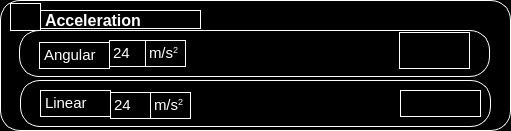
     <widget class="QWidget" name="widget_15" native="true">
      <property name="geometry">
       <rect>
        <x>10</x>
        <y>90</y>
        <width>511</width>
        <height>131</height>
       </rect>
      </property>
      <property name="styleSheet">
       <string notr="true">background-color:rgb(0, 0, 0);
border-color: rgb(243, 243, 243);
border-radius: 20px ;
border-width: 5rem;
border: 1px solid  rgb(255, 255, 255);</string>
      </property>
      <widget class="QLabel" name="label_6">
       <property name="geometry">
        <rect>
         <x>10</x>
         <y>0</y>
         <width>31</width>
         <height>31</height>
        </rect>
       </property>
       <property name="styleSheet">
        <string notr="true">image: url(:/newPrefix/Acceleration.jpg);
border: 1rem solid black;
margin-top: 3px;

</string>
       </property>
       <property name="text">
        <string/>
       </property>
      </widget>
      <widget class="QLabel" name="label_14">
       <property name="geometry">
        <rect>
         <x>40</x>
         <y>10</y>
         <width>161</width>
         <height>21</height>
        </rect>
       </property>
       <property name="styleSheet">
        <string notr="true">border: 1rem solid black;
font-family: 'Courier New';
font-style: normal;
font-weight: 700;
font-size: 16px;
line-height: 18px;
color: #F6F7FA;
margin-bottom: 2px;
padding-right:2px;
</string>
       </property>
       <property name="text">
        <string>&lt;html&gt;&lt;head/&gt;&lt;body&gt;&lt;p&gt;&lt;span style=&quot; font-size:12pt; font-weight:600; color:#ffffff;&quot;&gt;Acceleration&lt;/span&gt;&lt;/p&gt;&lt;/body&gt;&lt;/html&gt;</string>
       </property>
      </widget>
      <widget class="QWidget" name="widget_27" native="true">
       <property name="geometry">
        <rect>
         <x>19</x>
         <y>30</y>
         <width>471</width>
         <height>51</height>
        </rect>
       </property>
       <property name="styleSheet">
        <string notr="true">margin-bottom: 4px;</string>
       </property>
       <widget class="QLabel" name="label_94">
        <property name="geometry">
         <rect>
          <x>20</x>
          <y>12</y>
          <width>71</width>
          <height>31</height>
         </rect>
        </property>
        <property name="styleSheet">
         <string notr="true">border: 1rem solid black;
font-family: 'Courier New';
font-style: normal;
font-weight: 400;
font-size: 16px;
line-height: 18px;
color: #F6F7FA;</string>
        </property>
        <property name="text">
         <string>&lt;html&gt;&lt;head/&gt;&lt;body&gt;&lt;p&gt;&lt;span style=&quot; font-size:11pt; color:#ffffff;&quot;&gt;Angular&lt;/span&gt;&lt;/p&gt;&lt;/body&gt;&lt;/html&gt;</string>
        </property>
       </widget>
       <widget class="QLabel" name="label_96">
        <property name="geometry">
         <rect>
          <x>90</x>
          <y>10</y>
          <width>41</width>
          <height>31</height>
         </rect>
        </property>
        <property name="styleSheet">
         <string notr="true">border: 1rem solid black;</string>
        </property>
        <property name="text">
         <string>&lt;html&gt;&lt;head/&gt;&lt;body&gt;&lt;p&gt;&lt;span style=&quot; font-size:11pt; color:#ffffff;&quot;&gt;24&lt;/span&gt;&lt;/p&gt;&lt;/body&gt;&lt;/html&gt;</string>
        </property>
       </widget>
       <widget class="QLabel" name="label_98">
        <property name="geometry">
         <rect>
          <x>126</x>
          <y>10</y>
          <width>41</width>
          <height>31</height>
         </rect>
        </property>
        <property name="styleSheet">
         <string notr="true">border: 1rem solid black;</string>
        </property>
        <property name="text">
         <string>&lt;html&gt;&lt;head/&gt;&lt;body&gt;&lt;p&gt;&lt;span style=&quot; font-size:11pt; color:#ffffff;&quot;&gt;m/s&lt;/span&gt;&lt;span style=&quot; font-size:11pt; color:#ffffff; vertical-align:super;&quot;&gt;2&lt;/span&gt;&lt;/p&gt;&lt;/body&gt;&lt;/html&gt;</string>
        </property>
       </widget>
       <widget class="QLabel" name="label_119">
        <property name="geometry">
         <rect>
          <x>380</x>
          <y>2</y>
          <width>71</width>
          <height>41</height>
         </rect>
        </property>
        <property name="styleSheet">
         <string notr="true">border: 1rem solid black;</string>
        </property>
        <property name="text">
         <string/>
        </property>
       </widget>
      </widget>
      <widget class="QWidget" name="widget_28" native="true">
       <property name="geometry">
        <rect>
         <x>20</x>
         <y>80</y>
         <width>471</width>
         <height>51</height>
        </rect>
       </property>
       <property name="styleSheet">
        <string notr="true">margin-bottom: 4px;</string>
       </property>
       <widget class="QLabel" name="label_95">
        <property name="geometry">
         <rect>
          <x>20</x>
          <y>10</y>
          <width>71</width>
          <height>31</height>
         </rect>
        </property>
        <property name="styleSheet">
         <string notr="true">border: 1rem solid black;
font-family: 'Courier New';
font-style: normal;
font-weight: 400;
font-size: 16px;
line-height: 18px;
color: #F6F7FA;</string>
        </property>
        <property name="text">
         <string>&lt;html&gt;&lt;head/&gt;&lt;body&gt;&lt;p&gt;&lt;span style=&quot; font-size:11pt; color:#ffffff;&quot;&gt;Linear&lt;/span&gt;&lt;/p&gt;&lt;/body&gt;&lt;/html&gt;</string>
        </property>
       </widget>
       <widget class="QLabel" name="label_97">
        <property name="geometry">
         <rect>
          <x>90</x>
          <y>12</y>
          <width>41</width>
          <height>31</height>
         </rect>
        </property>
        <property name="styleSheet">
         <string notr="true">border: 1rem solid black;</string>
        </property>
        <property name="text">
         <string>&lt;html&gt;&lt;head/&gt;&lt;body&gt;&lt;p&gt;&lt;span style=&quot; font-size:11pt; color:#ffffff;&quot;&gt;24&lt;/span&gt;&lt;/p&gt;&lt;/body&gt;&lt;/html&gt;</string>
        </property>
       </widget>
       <widget class="QLabel" name="label_99">
        <property name="geometry">
         <rect>
          <x>130</x>
          <y>10</y>
          <width>41</width>
          <height>41</height>
         </rect>
        </property>
        <property name="styleSheet">
         <string notr="true">margin-top:2px;
margin-bottom:12px;
border: 1rem solid black;</string>
        </property>
        <property name="text">
         <string>&lt;html&gt;&lt;head/&gt;&lt;body&gt;&lt;p&gt;&lt;span style=&quot; font-size:11pt; color:#ffffff;&quot;&gt;m/s&lt;/span&gt;&lt;span style=&quot; font-size:11pt; color:#ffffff; vertical-align:super;&quot;&gt;2&lt;/span&gt;&lt;/p&gt;&lt;/body&gt;&lt;/html&gt;</string>
        </property>
       </widget>
       <widget class="QLabel" name="label_120">
        <property name="geometry">
         <rect>
          <x>380</x>
          <y>10</y>
          <width>81</width>
          <height>31</height>
         </rect>
        </property>
        <property name="styleSheet">
         <string notr="true">border: 1rem solid black;</string>
        </property>
        <property name="text">
         <string/>
        </property>
       </widget>
      </widget>
     </widget>
